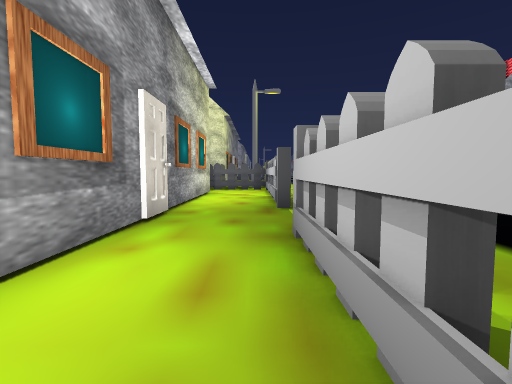
view 1 (above)

24 first-person views from a walk through a Unity game level. The camera is 1.3 m above the floor, tilts 4° down and sees 85° across. The floor is counted in squares, 1.89 m on a side. Each view is taken from the middle of a square. On the plan, view 1 faces up. The plan holds only what a view shows up to about 9 squares ahead; the rest is blank. The place goes on beyond the plan. The player character is not drawn.

view 2
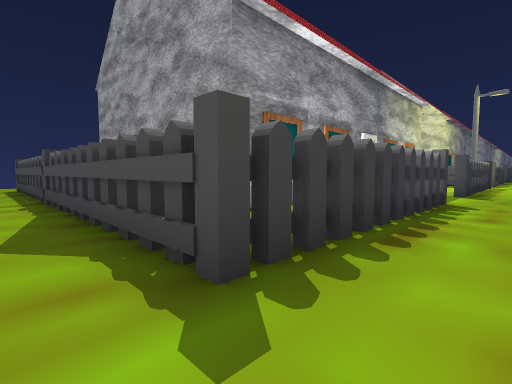

view 3
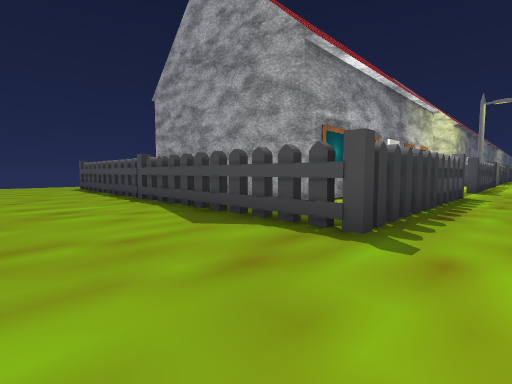

view 4
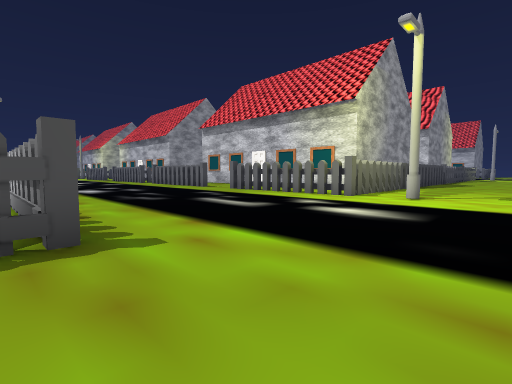

view 5
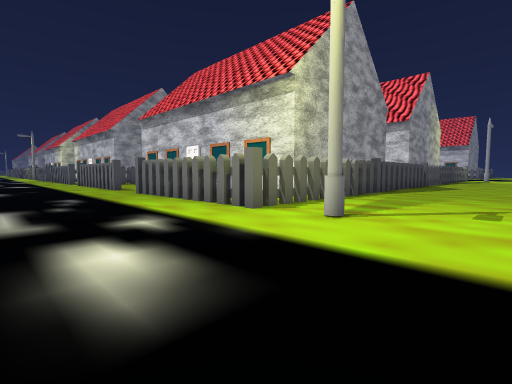

view 6
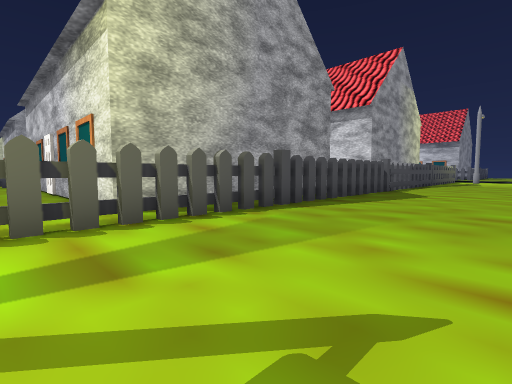

view 7
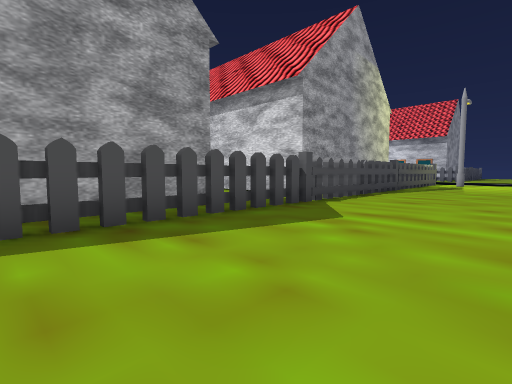

view 8
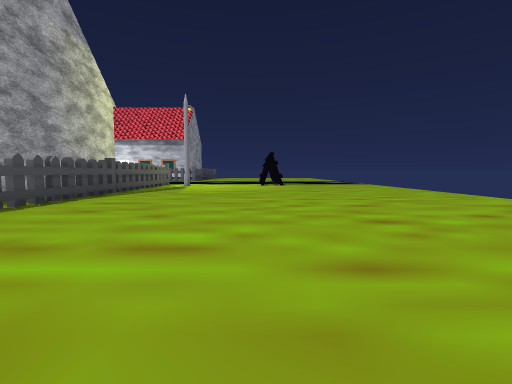

view 9
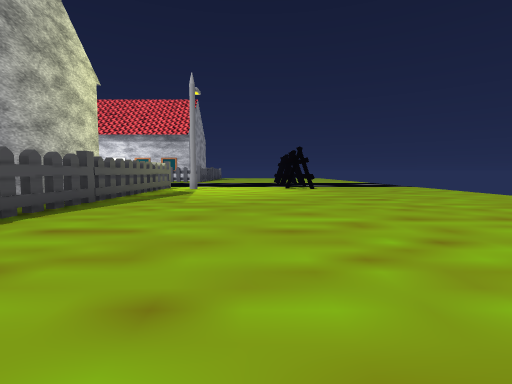

view 10
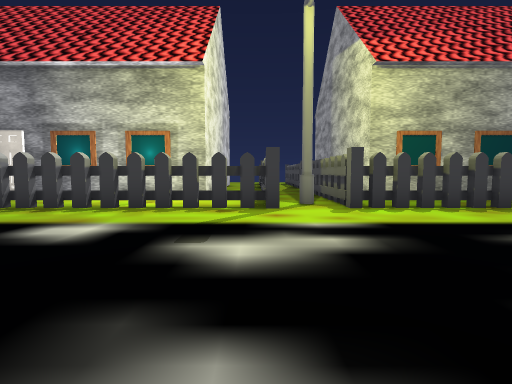

view 11
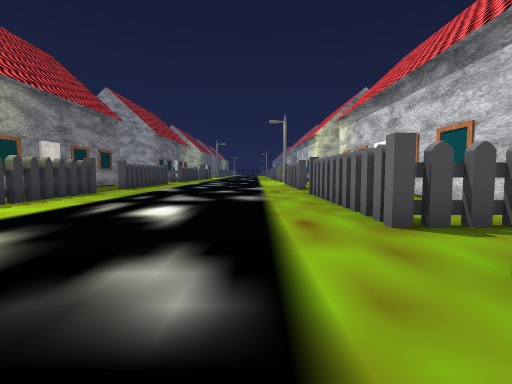

view 12
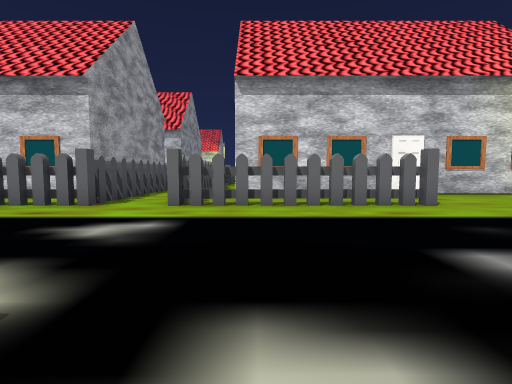

view 13
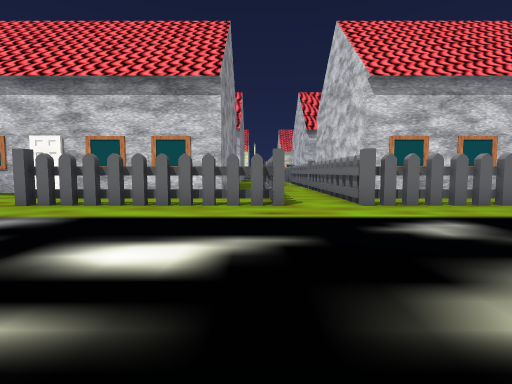

view 14
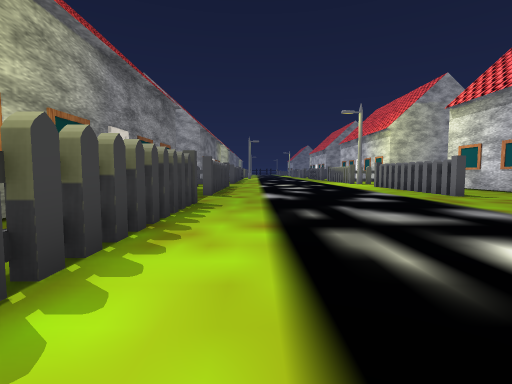

view 15
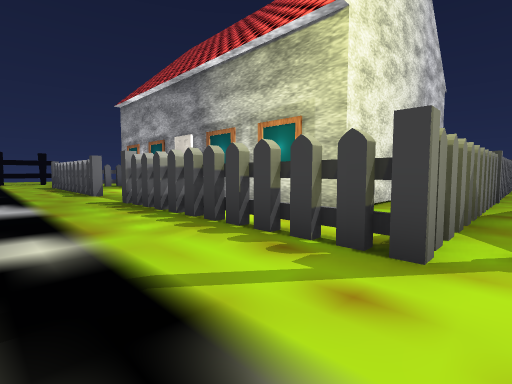

view 16
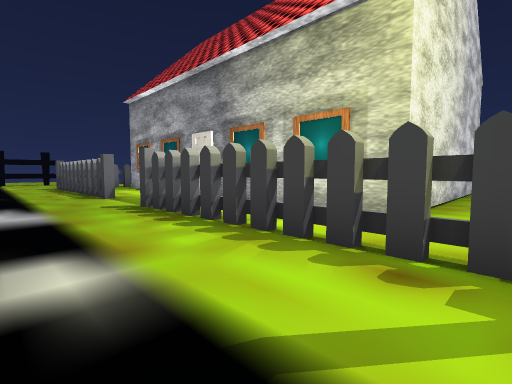

view 17
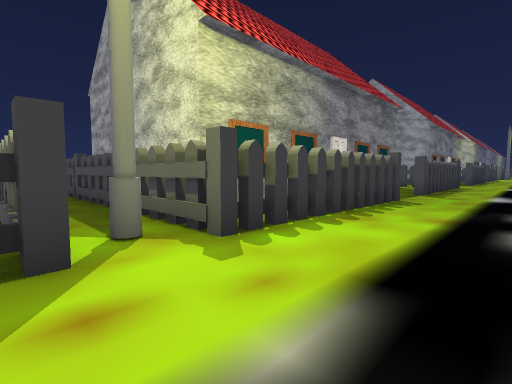

view 18
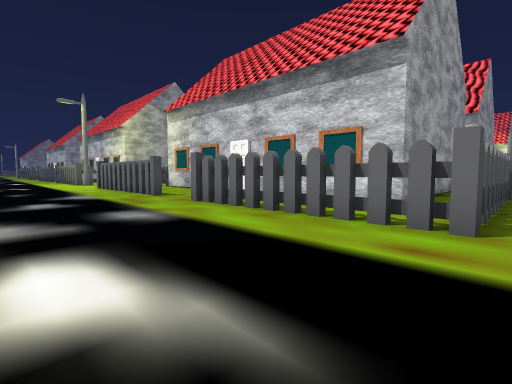

view 19
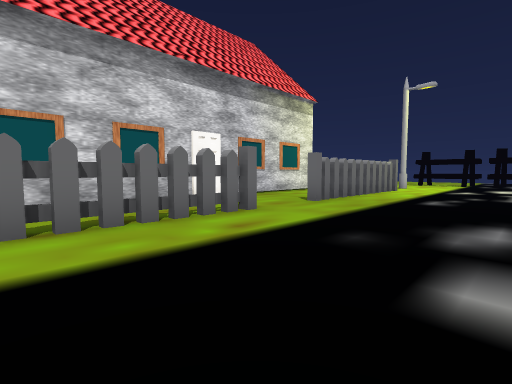

view 20
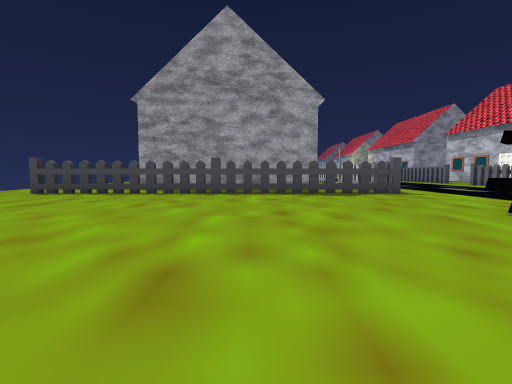

view 21
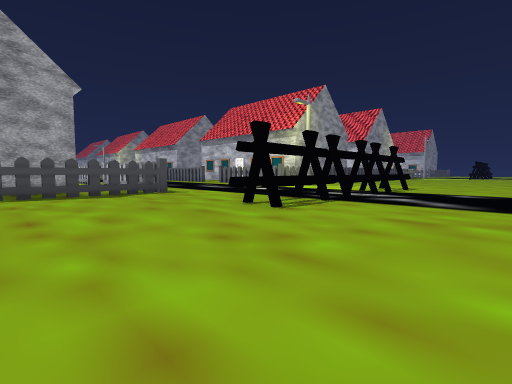

view 22
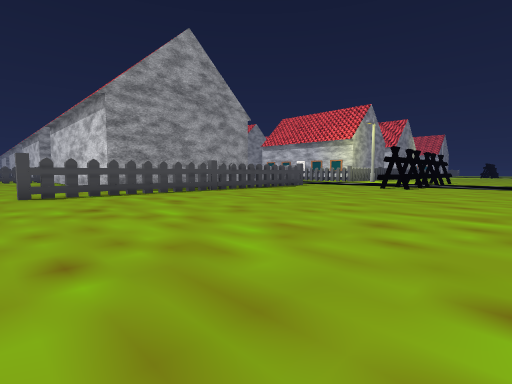

view 23
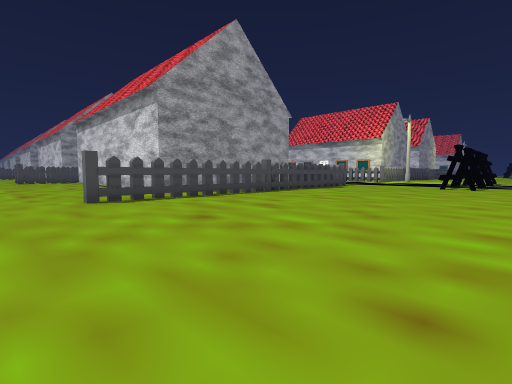

view 24
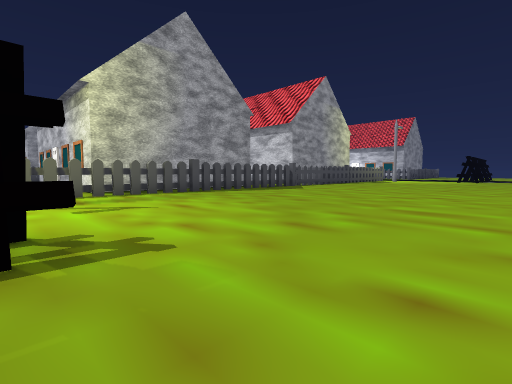

### Floor plan
Key: @ floor where view 1 was taken; # wall or solid block; x gap in a wall; . floor; H house.
Columns run from 13 left of view 1 to 28 right of it. Each row starts with its distance up from view 1.
 21           HH  #.  ...x..H
 20           HH  ... ...#..H
 19           HH  ......... H
 18           HH  #........ HHH
 17          HHH  x......x. HH
 16           HH..x......x..HHH
 15           HH..x......x. HHH
 14       HHHHHH..x......x. HHHHH
 13       #########......##...
 12        ......#........######
 11     x#######x#.......####
 10        .......#......#.
  9      HHHHHHH..x... ..x. H
  8           HH..x... ..x. H
  7           HH..x... ..x. HH
  6          HHH..#......#. HHH
  5          HHH............HHH
  4           HH...... .....HH
  3          HHH..#... ..#..H
  2           HH..x......x..H
  1  ..      HHH..x......x  H
  0  ..       HH.@x. ....x  H         H
 -1 ...  HHHHHHH..x. ....x..HHHHHHH.  HHHHHHHH
 -2 .....     ....x. ....#xx########xx########
 -3 ..#xxxxxxxxxxx#. .........................
 -4 ................ ....#....................
 -5 ................ .........................
 -6 ................ . .......................
 -7 ................     .....................
 -8 .............###     #....................
 -9 ..................   .....................
-10 .................. .......................
-11  ................  ............  .........
-12  ...............                  ........
-13                                    .......

Where each view was taken, in squares from view 1:
view 1: 0 up, 0 right, facing up
view 2: 4 down, 2 right, facing up-left
view 3: 6 down, 2 right, facing up-left
view 4: 6 down, 0 right, facing up-right
view 5: 6 down, 4 right, facing up-right
view 6: 6 down, 9 right, facing up-right
view 7: 6 down, 14 right, facing up-right
view 8: 7 down, 16 right, facing right
view 9: 6 down, 19 right, facing right
view 10: 11 up, 6 right, facing left
view 11: 9 up, 6 right, facing up
view 12: 9 up, 2 right, facing right
view 13: 13 up, 2 right, facing right
view 14: 12 up, 2 right, facing up
view 15: 12 up, 3 right, facing down-left
view 16: 11 up, 3 right, facing down-left
view 17: 11 up, 3 right, facing up-left
view 18: 12 up, 4 right, facing up-right
view 19: 9 up, 4 right, facing down-right
view 20: 12 down, 4 left, facing up
view 21: 12 down, 4 left, facing up-right
view 22: 12 down, 12 left, facing up-right
view 23: 10 down, 13 left, facing up-right
view 24: 11 down, 8 right, facing up-right
